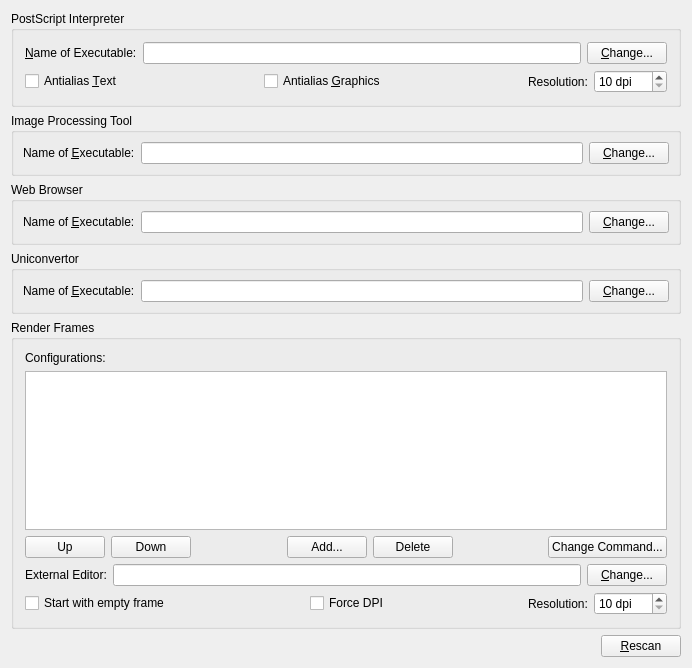
<ui version="4.0" >
 <class>TabExternalToolsWidget</class>
 <widget class="QWidget" name="TabExternalToolsWidget" >
  <property name="geometry" >
   <rect>
    <x>0</x>
    <y>0</y>
    <width>688</width>
    <height>668</height>
   </rect>
  </property>
  <property name="windowTitle" >
   <string>External Tools</string>
  </property>
  <layout class="QVBoxLayout" name="verticalLayout" >
   <item>
    <widget class="QGroupBox" name="psToolGroupBox" >
     <property name="title" >
      <string>PostScript Interpreter</string>
     </property>
     <layout class="QVBoxLayout" >
      <item>
       <layout class="QHBoxLayout" >
        <property name="spacing" >
         <number>6</number>
        </property>
        <property name="margin" >
         <number>0</number>
        </property>
        <item>
         <widget class="QLabel" name="psToolLabel" >
          <property name="text" >
           <string>&amp;Name of Executable:</string>
          </property>
          <property name="wordWrap" >
           <bool>false</bool>
          </property>
          <property name="buddy" >
           <cstring>psToolLineEdit</cstring>
          </property>
         </widget>
        </item>
        <item>
         <widget class="QLineEdit" name="psToolLineEdit" >
          <property name="toolTip" >
           <string>&lt;qt>Add the path for the Ghostscript interpreter. On Windows, please note it is important to note you need to use the program named gswin32c.exe - NOT gswin32.exe. Otherwise, this maybe cause a hang when starting Scribus.&lt;/qt></string>
          </property>
         </widget>
        </item>
        <item>
         <widget class="QPushButton" name="psToolChangeButton" >
          <property name="text" >
           <string>&amp;Change...</string>
          </property>
          <property name="shortcut" >
           <string>Alt+C</string>
          </property>
         </widget>
        </item>
       </layout>
      </item>
      <item>
       <layout class="QHBoxLayout" >
        <property name="spacing" >
         <number>6</number>
        </property>
        <property name="margin" >
         <number>0</number>
        </property>
        <item>
         <widget class="QCheckBox" name="psAntialiasTextCheckBox" >
          <property name="toolTip" >
           <string>Antialias text for EPS and PDF onscreen rendering</string>
          </property>
          <property name="text" >
           <string>Antialias &amp;Text</string>
          </property>
          <property name="shortcut" >
           <string>Alt+T</string>
          </property>
         </widget>
        </item>
        <item>
         <spacer>
          <property name="orientation" >
           <enum>Qt::Horizontal</enum>
          </property>
          <property name="sizeType" >
           <enum>QSizePolicy::Expanding</enum>
          </property>
          <property name="sizeHint" stdset="0" >
           <size>
            <width>21</width>
            <height>20</height>
           </size>
          </property>
         </spacer>
        </item>
        <item>
         <widget class="QCheckBox" name="psAntialiasGraphicsCheckBox" >
          <property name="toolTip" >
           <string>Antialias graphics for EPS and PDF onscreen rendering</string>
          </property>
          <property name="text" >
           <string>Antialias &amp;Graphics</string>
          </property>
          <property name="shortcut" >
           <string>Alt+G</string>
          </property>
         </widget>
        </item>
        <item>
         <spacer>
          <property name="orientation" >
           <enum>Qt::Horizontal</enum>
          </property>
          <property name="sizeType" >
           <enum>QSizePolicy::Expanding</enum>
          </property>
          <property name="sizeHint" stdset="0" >
           <size>
            <width>21</width>
            <height>20</height>
           </size>
          </property>
         </spacer>
        </item>
        <item>
         <widget class="QLabel" name="psResolutionLabel" >
          <property name="text" >
           <string>Resolution:</string>
          </property>
          <property name="wordWrap" >
           <bool>false</bool>
          </property>
          <property name="buddy" >
           <cstring>psResolutionSpinBox</cstring>
          </property>
         </widget>
        </item>
        <item>
         <widget class="QSpinBox" name="psResolutionSpinBox" >
          <property name="suffix" >
           <string> dpi</string>
          </property>
          <property name="minimum" >
           <number>10</number>
          </property>
          <property name="maximum" >
           <number>2400</number>
          </property>
         </widget>
        </item>
       </layout>
      </item>
     </layout>
    </widget>
   </item>
   <item>
    <widget class="QGroupBox" name="imageToolGroupBox" >
     <property name="title" >
      <string>Image Processing Tool</string>
     </property>
     <layout class="QGridLayout" >
      <property name="margin" >
       <number>9</number>
      </property>
      <property name="spacing" >
       <number>6</number>
      </property>
      <item row="0" column="2" >
       <widget class="QPushButton" name="imageToolChangeButton" >
        <property name="text" >
         <string>&amp;Change...</string>
        </property>
        <property name="shortcut" >
         <string>Alt+C</string>
        </property>
       </widget>
      </item>
      <item row="0" column="1" >
       <widget class="QLineEdit" name="imageToolLineEdit" >
        <property name="toolTip" >
         <string>&lt;qt>File system location for graphics editor. If you use gimp and your distribution includes it, we recommend 'gimp-remote', as it allows you to edit the image in an already running instance of gimp.&lt;/qt></string>
        </property>
       </widget>
      </item>
      <item row="0" column="0" >
       <widget class="QLabel" name="imageToolLabel" >
        <property name="text" >
         <string>Name of &amp;Executable:</string>
        </property>
        <property name="wordWrap" >
         <bool>false</bool>
        </property>
        <property name="buddy" >
         <cstring>imageToolLineEdit</cstring>
        </property>
       </widget>
      </item>
     </layout>
    </widget>
   </item>
   <item>
    <widget class="QGroupBox" name="extBrowserToolGroupBox" >
     <property name="toolTip" >
      <string>Web Browser to launch with links from the Help system</string>
     </property>
     <property name="title" >
      <string>Web Browser</string>
     </property>
     <layout class="QGridLayout" >
      <property name="margin" >
       <number>9</number>
      </property>
      <property name="spacing" >
       <number>6</number>
      </property>
      <item row="0" column="2" >
       <widget class="QPushButton" name="extBrowserToolChangeButton" >
        <property name="text" >
         <string>&amp;Change...</string>
        </property>
        <property name="shortcut" >
         <string>Alt+C</string>
        </property>
       </widget>
      </item>
      <item row="0" column="1" >
       <widget class="QLineEdit" name="extBrowserToolLineEdit" >
        <property name="toolTip" >
         <string>&lt;qt>File system location for your web browser. This is used for external links from the Help system.&lt;/qt></string>
        </property>
       </widget>
      </item>
      <item row="0" column="0" >
       <widget class="QLabel" name="extBrowserToolLabel" >
        <property name="text" >
         <string>Name of &amp;Executable:</string>
        </property>
        <property name="wordWrap" >
         <bool>false</bool>
        </property>
        <property name="buddy" >
         <cstring>extBrowserToolLineEdit</cstring>
        </property>
       </widget>
      </item>
     </layout>
    </widget>
   </item>
   <item>
    <widget class="QGroupBox" name="UniconvertorGroupBox" >
     <property name="toolTip" >
      <string>Web Browser to launch with links from the Help system</string>
     </property>
     <property name="title" >
      <string>Uniconvertor</string>
     </property>
     <layout class="QGridLayout" name="_2" >
      <property name="margin" >
       <number>9</number>
      </property>
      <property name="spacing" >
       <number>6</number>
      </property>
      <item row="0" column="2" >
       <widget class="QPushButton" name="uniconvToolChangeButton" >
        <property name="text" >
         <string>&amp;Change...</string>
        </property>
        <property name="shortcut" >
         <string>Alt+C</string>
        </property>
       </widget>
      </item>
      <item row="0" column="1" >
       <widget class="QLineEdit" name="uniconvToolLineEdit" >
        <property name="toolTip" >
         <string>&lt;qt>File system location for your web browser. This is used for external links from the Help system.&lt;/qt></string>
        </property>
       </widget>
      </item>
      <item row="0" column="0" >
       <widget class="QLabel" name="uniconvLabel" >
        <property name="text" >
         <string>Name of &amp;Executable:</string>
        </property>
        <property name="wordWrap" >
         <bool>false</bool>
        </property>
        <property name="buddy" >
         <cstring>extBrowserToolLineEdit</cstring>
        </property>
       </widget>
      </item>
     </layout>
    </widget>
   </item>
   <item>
    <widget class="QGroupBox" name="latexToolGroupBox" >
     <property name="title" >
      <string>Render Frames</string>
     </property>
     <layout class="QVBoxLayout" >
      <item>
       <widget class="QLabel" name="label" >
        <property name="text" >
         <string>Configurations:</string>
        </property>
       </widget>
      </item>
      <item>
       <widget class="QListWidget" name="latexConfigsListWidget" />
      </item>
      <item>
       <layout class="QHBoxLayout" name="horizontalLayout" >
        <item>
         <widget class="QPushButton" name="latexConfigUpButton" >
          <property name="text" >
           <string>Up</string>
          </property>
         </widget>
        </item>
        <item>
         <widget class="QPushButton" name="latexConfigDownButton" >
          <property name="text" >
           <string>Down</string>
          </property>
         </widget>
        </item>
        <item>
         <spacer name="horizontalSpacer" >
          <property name="orientation" >
           <enum>Qt::Horizontal</enum>
          </property>
          <property name="sizeHint" stdset="0" >
           <size>
            <width>40</width>
            <height>20</height>
           </size>
          </property>
         </spacer>
        </item>
        <item>
         <widget class="QPushButton" name="latexConfigAddButton" >
          <property name="text" >
           <string>Add...</string>
          </property>
         </widget>
        </item>
        <item>
         <widget class="QPushButton" name="latexConfigDeleteButton" >
          <property name="text" >
           <string>Delete</string>
          </property>
         </widget>
        </item>
        <item>
         <spacer name="horizontalSpacer_2" >
          <property name="orientation" >
           <enum>Qt::Horizontal</enum>
          </property>
          <property name="sizeHint" stdset="0" >
           <size>
            <width>40</width>
            <height>20</height>
           </size>
          </property>
         </spacer>
        </item>
        <item>
         <widget class="QPushButton" name="latexChangePathButton" >
          <property name="text" >
           <string>Change Command...</string>
          </property>
         </widget>
        </item>
       </layout>
      </item>
      <item>
       <layout class="QHBoxLayout" >
        <item>
         <widget class="QLabel" name="latexEditorLabel" >
          <property name="text" >
           <string>External Editor:</string>
          </property>
          <property name="wordWrap" >
           <bool>false</bool>
          </property>
          <property name="buddy" >
           <cstring>latexEditorLineEdit</cstring>
          </property>
         </widget>
        </item>
        <item>
         <widget class="QLineEdit" name="latexEditorLineEdit" >
          <property name="toolTip" >
           <string>&lt;qt>Path to the editor executable.&lt;/qt></string>
          </property>
         </widget>
        </item>
        <item>
         <widget class="QPushButton" name="latexEditorChangeButton" >
          <property name="text" >
           <string>&amp;Change...</string>
          </property>
          <property name="shortcut" >
           <string>Alt+C</string>
          </property>
         </widget>
        </item>
       </layout>
      </item>
      <item>
       <layout class="QHBoxLayout" >
        <item>
         <widget class="QCheckBox" name="latexEmptyFrameCheckBox" >
          <property name="text" >
           <string>Start with empty frame</string>
          </property>
         </widget>
        </item>
        <item>
         <spacer>
          <property name="orientation" >
           <enum>Qt::Horizontal</enum>
          </property>
          <property name="sizeType" >
           <enum>QSizePolicy::Expanding</enum>
          </property>
          <property name="sizeHint" stdset="0" >
           <size>
            <width>31</width>
            <height>20</height>
           </size>
          </property>
         </spacer>
        </item>
        <item>
         <widget class="QCheckBox" name="latexForceDpiCheckBox" >
          <property name="toolTip" >
           <string>Always use the configured DPI setting for calculating the size, even if the image file reports something different.</string>
          </property>
          <property name="text" >
           <string>Force DPI</string>
          </property>
         </widget>
        </item>
        <item>
         <spacer>
          <property name="orientation" >
           <enum>Qt::Horizontal</enum>
          </property>
          <property name="sizeHint" stdset="0" >
           <size>
            <width>40</width>
            <height>20</height>
           </size>
          </property>
         </spacer>
        </item>
        <item>
         <widget class="QLabel" name="latexResolutionLabel" >
          <property name="text" >
           <string>Resolution:</string>
          </property>
          <property name="wordWrap" >
           <bool>false</bool>
          </property>
          <property name="buddy" >
           <cstring>latexResolutionSpinBox</cstring>
          </property>
         </widget>
        </item>
        <item>
         <widget class="QSpinBox" name="latexResolutionSpinBox" >
          <property name="suffix" >
           <string> dpi</string>
          </property>
          <property name="minimum" >
           <number>10</number>
          </property>
          <property name="maximum" >
           <number>2400</number>
          </property>
         </widget>
        </item>
       </layout>
      </item>
     </layout>
    </widget>
   </item>
   <item>
    <spacer>
     <property name="orientation" >
      <enum>Qt::Vertical</enum>
     </property>
     <property name="sizeType" >
      <enum>QSizePolicy::Expanding</enum>
     </property>
     <property name="sizeHint" stdset="0" >
      <size>
       <width>670</width>
       <height>16</height>
      </size>
     </property>
    </spacer>
   </item>
   <item>
    <layout class="QHBoxLayout" >
     <property name="spacing" >
      <number>6</number>
     </property>
     <property name="margin" >
      <number>0</number>
     </property>
     <item>
      <spacer>
       <property name="orientation" >
        <enum>Qt::Horizontal</enum>
       </property>
       <property name="sizeType" >
        <enum>QSizePolicy::Expanding</enum>
       </property>
       <property name="sizeHint" stdset="0" >
        <size>
         <width>161</width>
         <height>21</height>
        </size>
       </property>
      </spacer>
     </item>
     <item>
      <widget class="QPushButton" name="rescanButton" >
       <property name="toolTip" >
        <string>Rescan for the external tools if they do not exist in the already specified location</string>
       </property>
       <property name="text" >
        <string>&amp;Rescan</string>
       </property>
       <property name="shortcut" >
        <string>Alt+R</string>
       </property>
      </widget>
     </item>
    </layout>
   </item>
  </layout>
 </widget>
 <layoutdefault spacing="6" margin="11" />
 <tabstops>
  <tabstop>psToolLineEdit</tabstop>
  <tabstop>psToolChangeButton</tabstop>
  <tabstop>psAntialiasTextCheckBox</tabstop>
  <tabstop>psAntialiasGraphicsCheckBox</tabstop>
  <tabstop>psResolutionSpinBox</tabstop>
  <tabstop>imageToolLineEdit</tabstop>
  <tabstop>imageToolChangeButton</tabstop>
  <tabstop>extBrowserToolLineEdit</tabstop>
  <tabstop>extBrowserToolChangeButton</tabstop>
  <tabstop>latexConfigsListWidget</tabstop>
  <tabstop>latexConfigUpButton</tabstop>
  <tabstop>latexConfigDownButton</tabstop>
  <tabstop>latexConfigAddButton</tabstop>
  <tabstop>latexConfigDeleteButton</tabstop>
  <tabstop>latexChangePathButton</tabstop>
  <tabstop>latexEditorLineEdit</tabstop>
  <tabstop>latexEditorChangeButton</tabstop>
  <tabstop>latexEmptyFrameCheckBox</tabstop>
  <tabstop>latexForceDpiCheckBox</tabstop>
  <tabstop>latexResolutionSpinBox</tabstop>
  <tabstop>rescanButton</tabstop>
 </tabstops>
 <resources/>
 <connections/>
</ui>
